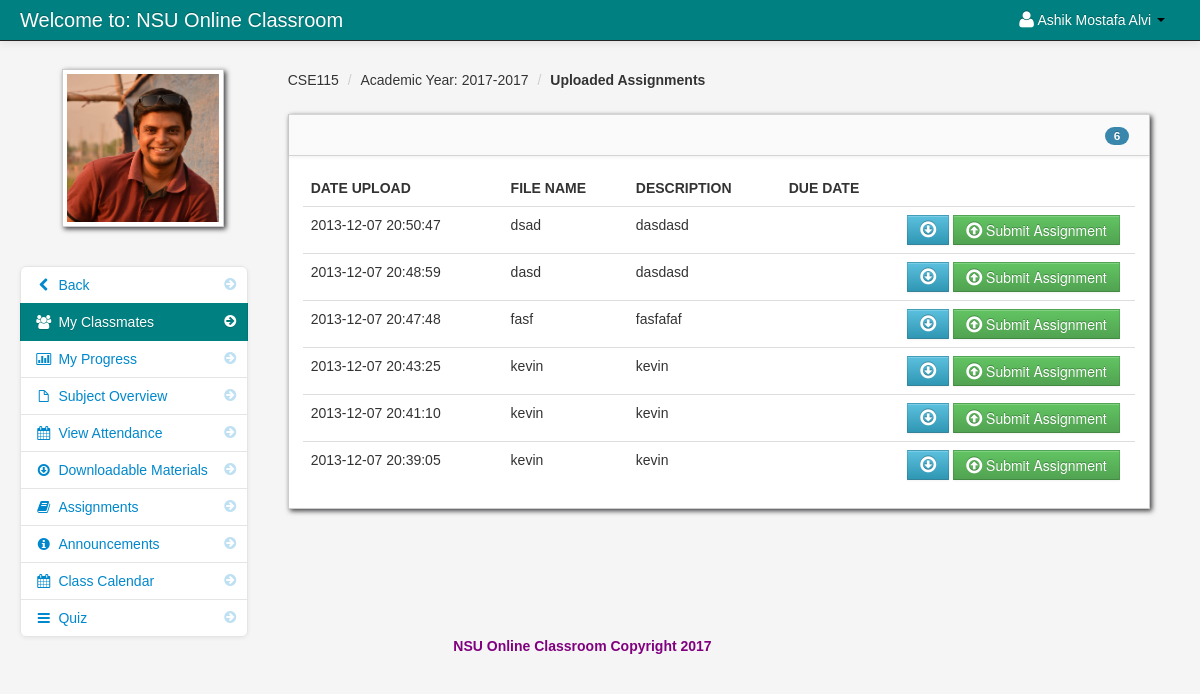
The page /assignment_student.php (signed in) on the database as committed earlier.
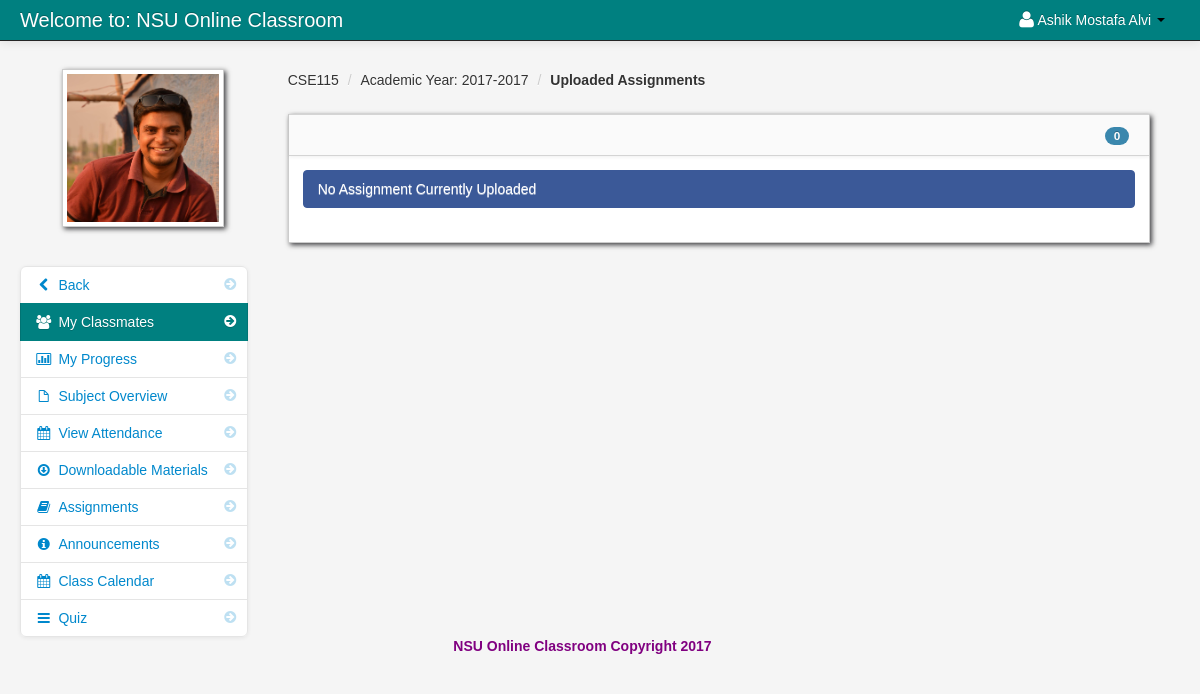
The same page on the database as committed later.
### tables this page shows
CREATE TABLE `assignment` (
  `assignment_id` int(11) NOT NULL,
  `floc` varchar(300) NOT NULL,
  `fdatein` date NOT NULL,
  `fdue_date` date NOT NULL,
  `fdesc` varchar(100) NOT NULL,
  `teacher_id` int(11) NOT NULL,
  `class_id` int(11) NOT NULL,
  `fname` varchar(100) NOT NULL
);

### assignment_student.php (the view, shortened to what this page needs)
<?php include('header_dashboard.php'); ?>
<?php $get_id = $_GET['id']; ?>
    <body>
		<?php include('navbar_student.php'); ?>
        <div class="container-fluid">
            <div class="row-fluid">
				<?php include('my_classmates_link.php'); ?>
                <div class="span9" id="content">
                     <div class="row-fluid">
										<?php $class_query = mysql_query("select * from teacher_class
										LEFT JOIN class ON class.class_id = teacher_class.class_id
										where teacher_class_id = '$get_id'")or die(mysql_error());
										$class_row = mysql_fetch_array($class_query);
										?>
					     <ul class="breadcrumb">
							<li><a href="#"><?php echo $class_row['class_name']; ?></a> <span class="divider">/</span></li>
							<li><a href="#">Academic Year: <?php echo $class_row['school_year']; ?></a> <span class="divider">/</span></li>
							<li><a href="#"><b>Uploaded Assignments</b></a></li>
						</ul>
                        <div id="block_bg" class="block">
                            <div class="navbar navbar-inner block-header">
								<?php $query = mysql_query("select * FROM assignment where class_id = '$get_id'  order by fdatein DESC")or die(mysql_error());
									  $count  = mysql_num_rows($query);
								?>
                                <div id="" class="muted pull-right"><span class="badge badge-info"><?php echo $count; ?></span></div>
                            </div>
                            <div class="block-content collapse in">
                                <div class="span12">
								<?php
									$query = mysql_query("select * FROM assignment where class_id = '$get_id'  order by fdatein DESC")or die(mysql_error());
									$count = mysql_num_rows($query);
									if ($count == '0'){?>
									<div class="alert alert-info">No Assignment Currently Uploaded</div>
									<?php
									}else{
								?>
  											<table cellpadding="0" cellspacing="0" border="0" class="table" id="">
										<thead>
										        <tr>
												<th>Date Upload</th>
												<th>File Name</th>
												<th>Description</th>
												<th>Due Date</th>
												<th></th>
												</tr>
										</thead>
										<tbody>
                              		<?php
										$query = mysql_query("select * FROM assignment where class_id = '$get_id'  order by fdatein DESC")or die(mysql_error());
										while($row = mysql_fetch_array($query)){
										$id  = $row['assignment_id'];
										$floc = $row['floc'];
									?>
										<tr>
										 <td><?php echo $row['fdatein']; ?></td>
                                         <td><?php  echo $row['fname']; ?></td>
                                         <td><?php echo $row['fdesc']; ?></td>
                                         <td><?php echo $row['fdue_date']; ?></td>
                                         <td width="220">
										 <form id="assign" method="post" action="submit_assignment.php<?php echo '?id='.$get_id ?>&<?php echo 'post_id='.$id ?>">
										 <?php
											if ($floc == ""){
											}else{
										 ?>
										  <a data-placement="bottom" title="Download" id="<?php echo $id; ?>download"  class="btn btn-info" href="<?php echo $row['floc']; ?>"><i class="icon-download icon-large"></i></a>
										<?php } ?>
										 <button  data-placement="bottom" title="Submit Assignment" id="<?php echo $id; ?>submit" class="btn btn-success" name="btn_assign"><i class="icon-upload icon-large"></i> Submit Assignment</button>
										 </form>
										 </td>
                                </tr>
						 <?php } ?>
										</tbody>
									</table>
						 <?php } ?>
                                </div>
                            </div>
                        </div>
                    </div>
                </div>
            </div>
		<?php include('footer.php'); ?>
        </div>
		<?php include('script.php'); ?>
    </body>
</html>

Rows that differ between the two databases and show on the page:
removed assignment: fdatein "2013-12-07 20:50:47", fname "dsad", fdesc "dasdasd"
removed assignment: fdatein "2013-12-07 20:48:59", fname "dasd", fdesc "dasdasd"
removed assignment: fdatein "2013-12-07 20:47:48", fname "fasf", fdesc "fasfafaf"
removed assignment: fdatein "2013-12-07 20:43:25", fname "kevin", fdesc "kevin"
removed assignment: fdatein "2013-12-07 20:41:10", fname "kevin", fdesc "kevin"
removed assignment: fdatein "2013-12-07 20:39:05", fname "kevin", fdesc "kevin"
Other text that changed with them:
$count: "6" → "0"
text no longer shown: "DATE UPLOAD FILE NAME DESCRIPTION DUE DATE"
text now shown: "No Assignment Currently Uploaded"
